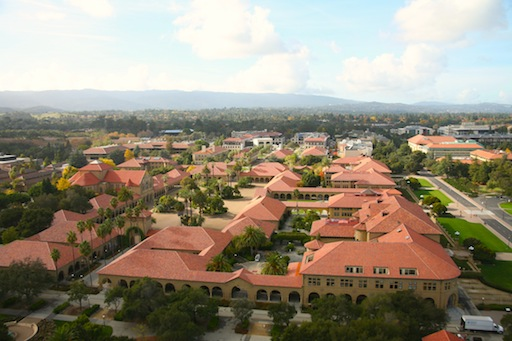
#> input picture examples/fisheye/quad.jpg, 512 x 341 px, found by its file name
$ python soln.py
#> lines starting #> are read from the running program, lines starting #| are printed output that depends on the picture
### examples/photo_stitching/simpleimage.py
#!/usr/bin/env python3

"""
Stanford CS106AP SimpleImage

Written by Nick Parlante, Sonja Johnson-Yu, and Nick Bowman.
 -7/2019  version, has file reading, pix, foreach, hidden get/setpix

SimpleImage Features:
Create image:
  image = SimpleImage.blank(400, 200)   # create new image of size
  image = SimpleImage('foo.jpg')        # create from file

Access size
  image.width, image.height

Get pixel at x,y
  pix = image.get_pixel(x, y)
  # pix is RGB tuple like (100, 200, 0)

Set pixel at x,y
  image.set_pixel(x, y, pix)   # set data by tuple also

Get Pixel object at x,y
  pixel = image.get_pixel(x, y)
  pixel.red = 0
  pixel.blue = 255

Show image on screen
  image.show()

The main() function below demonstrates the above functions as a test.
"""

import sys
# If the following line fails, "Pillow" needs to be installed
from PIL import Image


def clamp(num):
    """
    Return a "clamped" version of the given num,
    converted to be an int limited to the range 0..255 for 1 byte.
    """
    num = int(num)
    if num < 0:
        return 0
    if num >= 256:
        return 255
    return num


class Pixel(object):
    """
    A pixel at an x,y in a SimpleImage.
    Supports set/get .red .green .blue
    and get .x .y
    """
    def __init__(self, image, x, y):
        self.image = image
        self._x = x
        self._y = y

    def __str__(self):
        return 'r:' + str(self.red) + ' g:' + str(self.green) + ' b:' + str(self.blue)

    # Pillow image stores each pixel color as a (red, green, blue) tuple.
    # So the functions below have to unpack/repack the tuple to change anything.

    @property
    def red(self):
        return self.image.px[self._x, self._y][0]

    @red.setter
    def red(self, value):
        rgb = self.image.px[self._x, self._y]
        self.image.px[self._x, self._y] = (clamp(value), rgb[1], rgb[2])

    @property
    def green(self):
        return self.image.px[self._x, self._y][1]

    @green.setter
    def green(self, value):
        rgb = self.image.px[self._x, self._y]
        self.image.px[self._x, self._y] = (rgb[0], clamp(value), rgb[2])

    @property
    def blue(self):
        return self.image.px[self._x, self._y][2]

    @blue.setter
    def blue(self, value):
        rgb = self.image.px[self._x, self._y]
        self.image.px[self._x, self._y] = (rgb[0], rgb[1], clamp(value))

    @property
    def x(self):
        return self._x

    @property
    def y(self):
        return self._y


# color tuples for background color names 'red' 'white' etc.
BACK_COLORS = {
    'white': (255, 255, 255),
    'black': (0, 0, 0),
    'red': (255, 0, 0),
    'green': (0, 255, 0),
    'blue': (0, 0, 255),
}


class SimpleImage(object):
    def __init__(self, filename, width=0, height=0, back_color=None):
        """
        Create a new image. This case works: SimpleImage('foo.jpg')
        To create a blank image use SimpleImage.blank(500, 300)
        The other parameters here are for internal/experimental use.
        """
#> called with filename = 'images/quad.jpg', width = 0, height = 0
        # Create pil_image either from file, or making blank
        if filename:
            self.pil_image = Image.open(filename).convert("RGB")
#> self.pil_image is the input picture: PIL image 512x341 RGB; mean R, G, B 149.1, 140, 122.7
            if self.pil_image.mode != 'RGB':
                raise Exception('Image file is not RGB')
            self._filename = filename  # hold onto
        else:
            if not back_color:
                back_color = 'white'
            color_tuple = BACK_COLORS[back_color]
            if width == 0 or height == 0:
                raise Exception('Creating blank image requires width/height but got {} {}'
                                .format(width, height))
            self.pil_image = Image.new('RGB', (width, height), color_tuple)
        self.px = self.pil_image.load()
        size = self.pil_image.size
#> size = (512, 341)
        self._width = size[0]
#> self._width = 512
        self._height = size[1]
#> self._height = 341
        self.curr_x = 0
        self.curr_y = 0

    def __iter__(self):
        return self

    def __next__(self):
        if self.curr_x < self.width and self.curr_y < self.height:
            x = self.curr_x
            y = self.curr_y
            self.increment_curr_counters()
            return Pixel(self, x, y)
        else:
            self.curr_x = 0
            self.curr_y = 0
            raise StopIteration()

    def increment_curr_counters(self):
        self.curr_x += 1
        if self.curr_x == self.width:
            self.curr_x = 0
            self.curr_y += 1

    @classmethod
    def blank(cls, width, height, back_color=None):
        """Create a new blank image of the given width and height, optional back_color."""
        return SimpleImage('', width, height, back_color=back_color)

    # [4 lines left out: function file, not called in this run]

    @property
    def width(self):
        """Width of image in pixels."""
        return self._width

    @property
    def height(self):
        """Height of image in pixels."""
        return self._height

    def get_pixel(self, x, y):
        """
        Returns a Pixel at the given x,y, suitable for getting/setting
        .red .green .blue values.
        """
        if x < 0 or x >= self._width or y < 0 or y >= self.height:
            e = Exception('get_pixel bad coordinate x %d y %d (vs. image width %d height %d)' %
                          (x, y, self._width, self.height))
            raise e
        return Pixel(self, x, y)

    def set_pixel(self, x, y, pixel):
        if x < 0 or x >= self._width or y < 0 or y >= self.height:
            e = Exception('set_pixel bad coordinate x %d y %d (vs. image width %d height %d)' %
                          (x, y, self._width, self.height))
            raise e
        self.px[x, y] = (pixel.red, pixel.green, pixel.blue)

    # [7 lines left out: function set_rgb, not called in this run]

    def _get_pix_(self, x, y):
        """Get pix RGB tuple (200, 100, 50) for the given x,y."""
        return self.px[x, y]

    def _set_pix_(self, x, y, pix):
        """Set the given pix RGB tuple into the image at the given x,y."""
        self.px[x, y] = pix

    def show(self):
        """Displays the image using an external utility."""
        self.pil_image.show()

    # [39 lines left out: functions make_as_big_as, main, not called in this run]


# [2 lines that do not run on import are left out]

### examples/fisheye/soln.py
from simpleimage import SimpleImage

K1 = -10 # Distortion factor. Negative for bulging; positive for contraction
RGB_MAX = 255 # Max RGB value. 255 for 24-bit RGB image
EPSILON = 1E-10 # A very small positive float
FILE_DIR = 'images/quad.jpg'


def main():
    # Load original image
    img = SimpleImage(FILE_DIR)
    width = img.width
#> width = 512
    height = img.height
#> height = 341

    # Image center
    xc = width // 2
#> xc = 256
    yc = height // 2
#> yc = 170

    # Generate distorted image
    distorted = SimpleImage.blank(width, height)
#> in __init__ (call 2), `self.pil_image = Image.new('RGB', (width, height), color_tuple)`: self.pil_image: PIL image 512x341 RGB; every value is 255
    for pixel in distorted:
        x = pixel.x
        y = pixel.y
        xu, yu = get_coordinates(x, y, xc, yc, K1, width, height)
        if 0 <= xu < width and 0 <= yu < height:
            distorted.set_pixel(x, y, img.get_pixel(xu, yu))
        else: # Set to white color
            pixel.red = RGB_MAX
            pixel.green = RGB_MAX
            pixel.blue = RGB_MAX

    # Display images
    img.show()
    distorted.show()
#> in show (call 2), `self.pil_image.show()`:
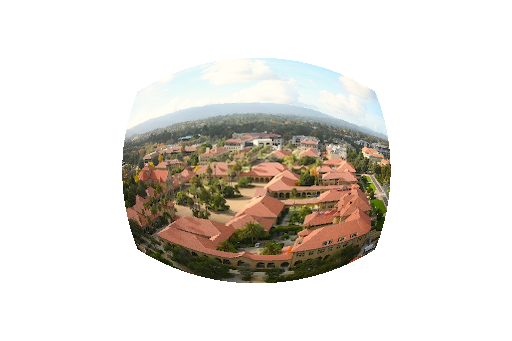
#> shown: PIL image 512x341 RGB; mean R, G, B 224.4, 220.2, 214.2


def get_coordinates(xd, yd, xc, yc, k1, width, height):
    """
    Given coordinates (xd, yd) in the distorted image and the
    center of distortion (xc, yc), returns the corresponding
    coordinates in the undistorted image, (xu, yu).
    k1 is the distortion factor. The width and height specify
    the dimension of the undistorted image. For details, see:
    https://en.wikipedia.org/wiki/Distortion_(optics)
    """
    r_squared = ((xd - xc)**2 + (yd - yc)**2) / (width**2 + height**2)
    denominator = max(EPSILON, 1 + k1 * r_squared) # Prevent division by 0
    xu = xc + (xd - xc) / denominator
    yu = yc + (yd - yc) / denominator
    return (round(xu), round(yu))


if __name__ == "__main__":
    main()
